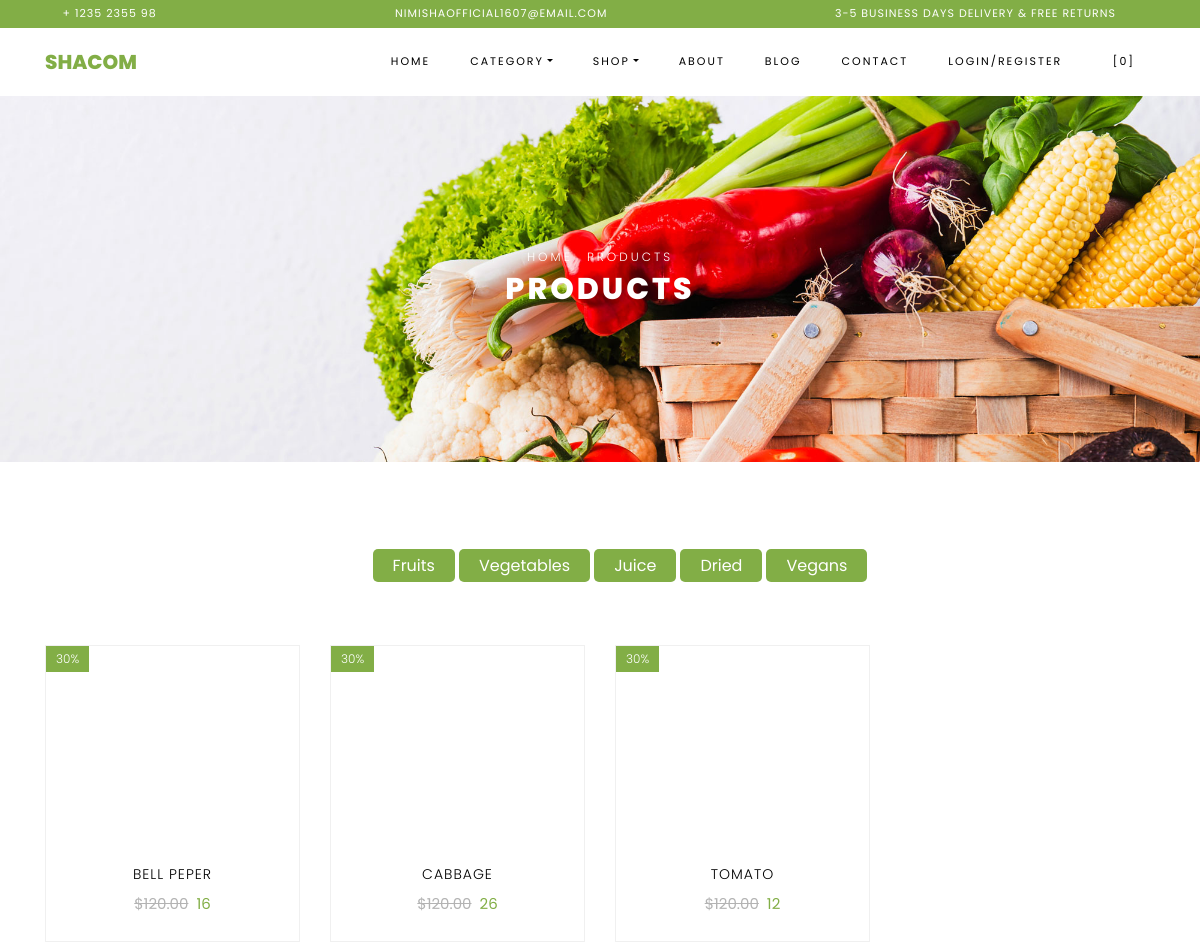
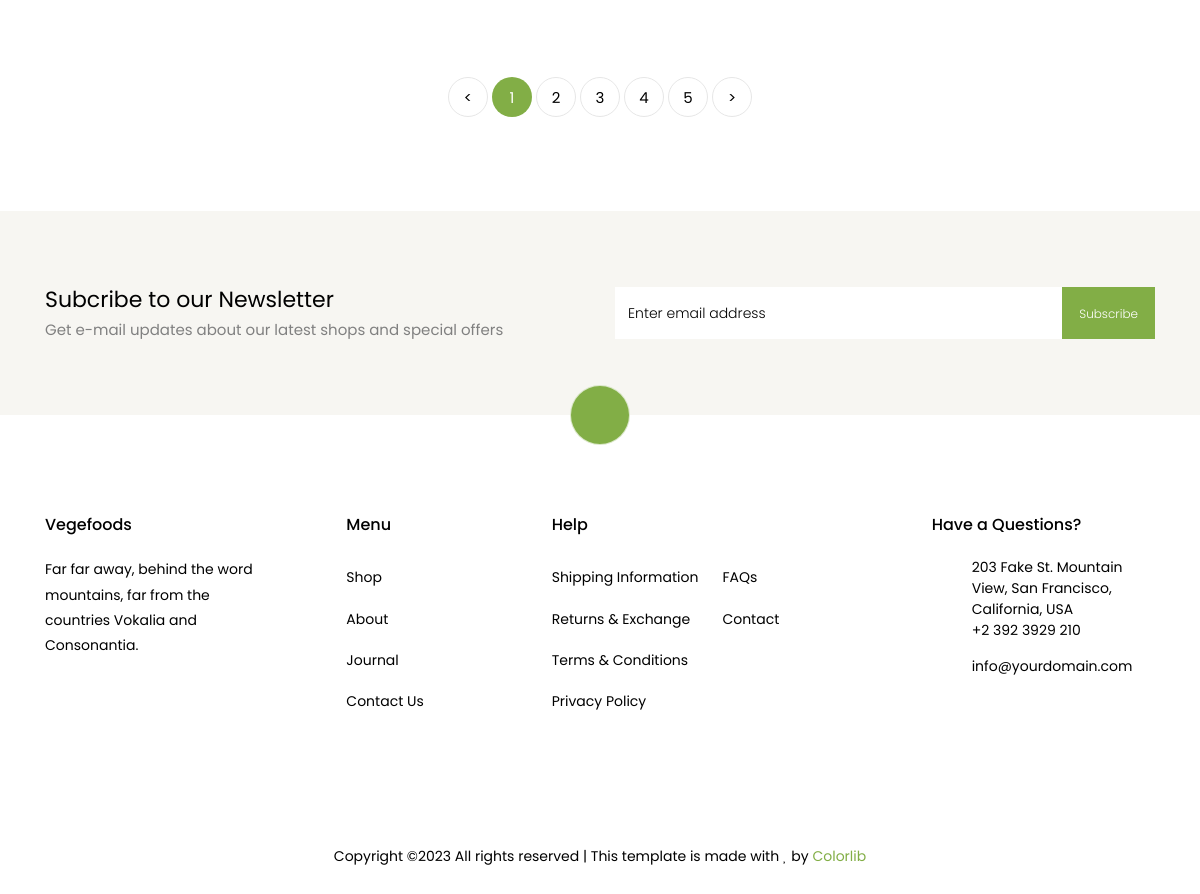
Page /discat/Vegetables on the committed database (2 pictures, top to bottom).
### adminapp/models.py (models this page shows)
class Category(models.Model):
    CName = models.CharField(max_length=100, null=True, blank=True)
    CDesc = models.CharField(max_length=100, null=True, blank=True)
    CImage = models.ImageField(upload_to="category", null=True, blank=True)

class Product(models.Model):
    Cat=models.CharField(max_length=100, null=True, blank=True)
    Pro=models.CharField(max_length=100, null=True, blank=True)
    Price=models.IntegerField(null=True, blank=True)
    Quantity=models.IntegerField(null=True, blank=True)
    Desc=models.CharField(max_length=100, null=True, blank=True)
    Image=models.ImageField(upload_to="product", null=True, blank=True)

### usersapp/views.py (the view)
# urls.py: path('discat/<itemcatname>',views.discat,name="discat"),
def discat(request,itemcatname):
    data = Category.objects.all()
    catg=itemcatname.upper()
    products=Product.objects.filter(Cat=itemcatname)
    context={
        'products':products,
        'catg':catg,
        'data':data
    }
    return render(request,"users/categorydisplay.html",context)

### templates/users/categorydisplay.html (shortened to what this page needs)
<!DOCTYPE html>
{% extends 'base.html' %}
{% load static %}
 {% block content %}
  <div class="hero-wrap hero-bread" style="background-image: url('{% static 'images/bg_1.jpg' %}');">
      <div class="container">
        <div class="row no-gutters slider-text align-items-center justify-content-center">
          <div class="col-md-9 ftco-animate text-center">
          	<p class="breadcrumbs"><span class="mr-2"><a href="index.html">Home</a></span> <span>Products</span></p>
            <h1 class="mb-0 bread">Products</h1>
          </div>
        </div>
      </div>
    </div>
    <section class="ftco-section">
    	<div class="container">
    		<div class="row justify-content-center">
    			<div class="col-md-10 mb-5 text-center">
    				<ul class="product-category">
    					{% for i in data %}
              	    <li><a class="active" href="{% url 'discat' itemcatname=i.CName %}">{{i.CName}}</a></li>
                        {% endfor %}
    				</ul>
    			</div>
    		</div>
    			<div class="row">
{% for i in products %}
					<div class="col-md-6 col-lg-3 ftco-animate">
    				<div class="product">
    					<a href="{% url 'singlepro' sp=i.Pro %}" class="img-prod">
    						<span class="status">30%</span>
    					</a>
    					<div class="text py-3 pb-4 px-3 text-center">
    						<h3><a href="{% url 'singlepro' sp=i.Pro %}">{{i.Pro}}</a></h3>
    						<div class="d-flex">
    							<div class="pricing">
		    						<p class="price"><span class="mr-2 price-dc">$120.00</span><span class="price-sale">{{i.Price}}</span></p>
		    					</div>
	    					</div>
    					</div>
    				</div>
    			</div>
                        {% endfor %}
				</div>
    		<div class="row mt-5">
          <div class="col text-center">
            <div class="block-27">
              <ul>
                <li><a href="#">&lt;</a></li>
                <li class="active"><span>1</span></li>
                <li><a href="#">2</a></li>
                <li><a href="#">3</a></li>
                <li><a href="#">4</a></li>
                <li><a href="#">5</a></li>
                <li><a href="#">&gt;</a></li>
              </ul>
            </div>
          </div>
        </div>
    	</div>
    </section>
		<section class="ftco-section ftco-no-pt ftco-no-pb py-5 bg-light">
      <div class="container py-4">
        <div class="row d-flex justify-content-center py-5">
          <div class="col-md-6">
          	<h2 style="font-size: 22px;" class="mb-0">Subcribe to our Newsletter</h2>
          	<span>Get e-mail updates about our latest shops and special offers</span>
          </div>
          <div class="col-md-6 d-flex align-items-center">
            <form action="#" class="subscribe-form">
              <div class="form-group d-flex">
                <input type="text" class="form-control" placeholder="Enter email address">
                <input type="submit" value="Subscribe" class="submit px-3">
              </div>
            </form>
          </div>
        </div>
      </div>
    </section>
  {% endblock %}

### rows in the picture
Category: CName "Fruits"
Category: CName "Vegetables"
Category: CName "Juice"
Category: CName "Dried"
Category: CName "Vegans"
Product: Pro "BELL PEPER", Price "16"
Product: Pro "CABBAGE", Price "26"
Product: Pro "TOMATO", Price "12"
